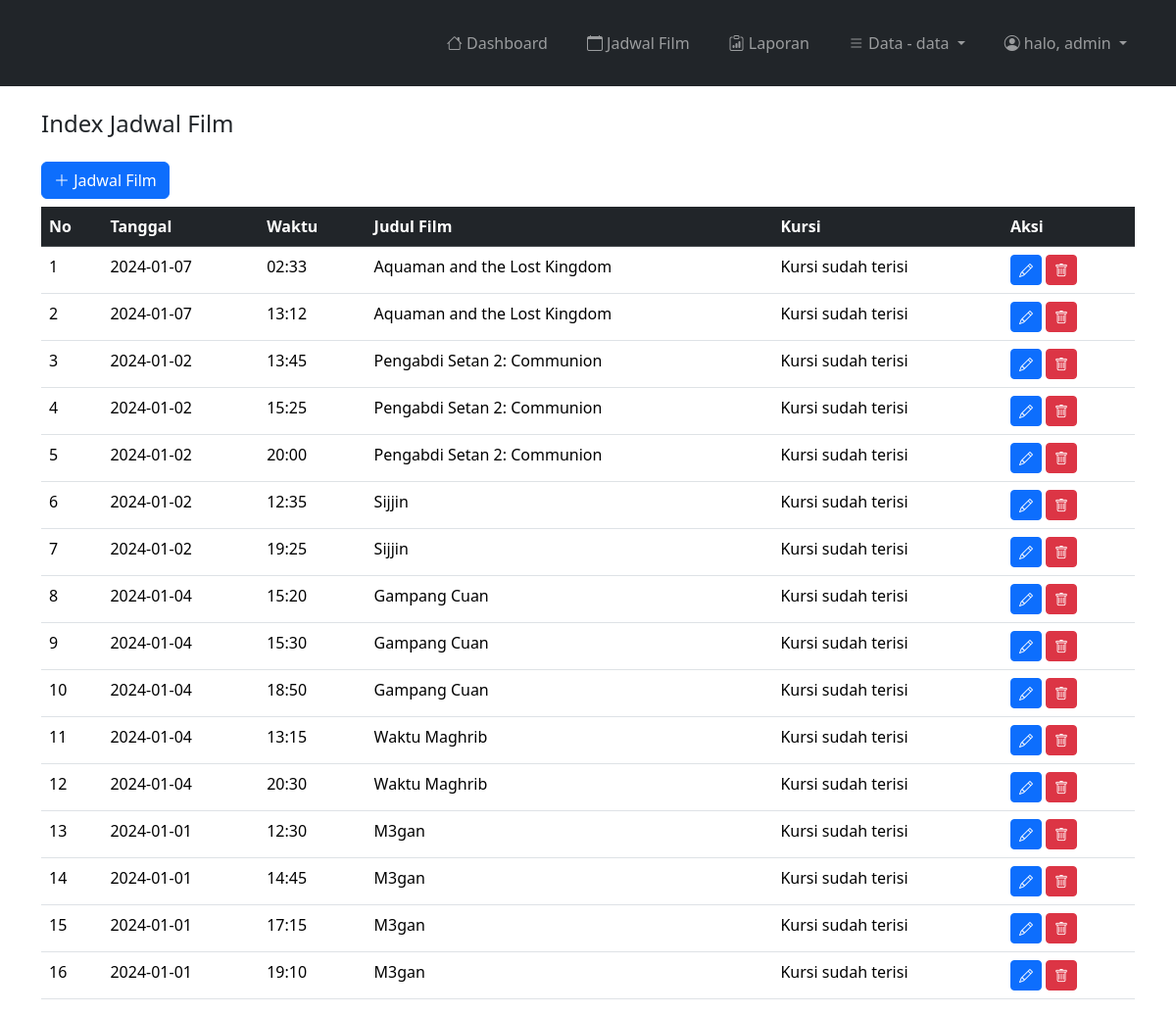
Screenshot of /admin/jadwal_index.php (signed in) with the database file from the repository.
### tables this page shows
CREATE TABLE `jadwal` (
  `id_jadwal` int(11) NOT NULL,
  `id_film` int(11) NOT NULL,
  `jamTayang` datetime NOT NULL
);

CREATE TABLE `film` (
  `id_film` int(11) NOT NULL,
  `judulFilm` varchar(100) NOT NULL,
  `deskripsi` text NOT NULL,
  `durasi` int(11) NOT NULL,
  `tahun` int(11) NOT NULL,
  `producer` varchar(50) NOT NULL,
  `genre` varchar(50) NOT NULL,
  `batasUmur` varchar(10) NOT NULL,
  `poster` varchar(255) NOT NULL,
  `trailerFilm` varchar(255) NOT NULL,
  `statusFilm` varchar(20) NOT NULL
);

### admin/jadwal_index.php (the view)
<?php include "navbar.php"; ?>
<div class="container mt-4">
    <h4>Index Jadwal Film</h4>
    <div class="table-responsive mt-4">
        <a href="jadwal_tambah.php" class="btn btn-primary"><i class="bi bi-plus-lg"></i> Jadwal Film</a>
        <table class="table table-stripped table-hover mt-2">
            <thead class="table-dark">
                <tr>
                    <th scope="col">No</th>
                    <th scope="col">Tanggal</th>
                    <th scope="col">Waktu</th>
                    <th scope="col">Judul Film</th>
                    <th scope="col">Kursi</th>
                    <th>Aksi</th>
                </tr>
            </thead>
            <?php
            include "../koneksi.php";
            $no = 1;
            $jadwal = "SELECT id_jadwal, judulFilm, jamTayang FROM jadwal INNER JOIN film ON jadwal.id_film=film.id_film";
            $query = mysqli_query($koneksi, $jadwal);
            while ($j = mysqli_fetch_array($query)) {
                ?>
                <tbody>
                    <tr>
                        <td>
                            <?= $no++; ?>
                        </td>
                        <td>
                            <?= substr($j['jamTayang'], 0, -8) ?>
                        </td>
                        <td>
                            <?= substr($j['jamTayang'], 10, 6) ?>
                        </td>
                        <td>
                            <?= $j['judulFilm']; ?>
                        </td>
                        <td>
                            <?php
                            $cek = mysqli_query($koneksi, "SELECT COUNT(*) as namaKursi FROM kursi WHERE id_jadwal = '" . $j['id_jadwal'] . "' ");
                            $dataKursi = mysqli_fetch_assoc($cek);
                            if ($dataKursi['namaKursi'] > 0) {
                                echo "Kursi sudah terisi";
                            } else {
                                ?>
                                <a href="kursi_tambah.php?id_jadwal=<?= $j['id_jadwal']; ?>" class="btn btn-primary btn-sm"><i
                                        class="bi bi-plus-lg"></i> </a>
                            <?php } ?>
                        </td>
                        <td colspan="2">
                            <a href="jadwal_edit.php?id_jadwal=<?= $j['id_jadwal']; ?>" class="btn btn-primary btn-sm"><i
                                    class="bi bi-pencil"></i> </a>
                            <a href="jadwal_delete.php?id_jadwal=<?= $j['id_jadwal']; ?>"
                                class="btn btn-danger btn-sm hapus"><i class="bi bi-trash"></i></a>
                        </td>
                    </tr>
                </tbody>
            <?php } ?>
        </table>
    </div>
</div>
<?php include "footer.php"; ?>

### admin/header.php (shortened to what this page needs)
<!doctype html>
<html lang="en">
<head>
    <link rel="stylesheet" href="../assets/css/bootstrap.css">
    <link rel="stylesheet" href="../assets/css/bootstrap.css">
    <link href="https://cdn.jsdelivr.net/npm/bootstrap-icons/font/bootstrap-icons.css" rel="stylesheet">
</head>
<body>

### admin/navbar.php (shortened to what this page needs)
<?php include "header.php"; ?>
<nav class="navbar navbar-expand-lg navbar-dark bg-dark sticky-top py-4">
    <div class="container">
        <div class="collapse navbar-collapse" id="navbarTogglerDemo03">
            <div class="ms-auto">
                <ul class="navbar-nav me-auto mb-2 mb-lg-0">
                    <li class="nav-item me-4">
                        <a class="nav-link" aria-current="page" href="index.php">
                            <i class="bi-house"></i> Dashboard
                        </a>
                    </li>
                    <li class="nav-item me-4">
                        <a class="nav-link" aria-current="page" href="jadwal_index.php">
                            <i class="bi bi-calendar"></i> Jadwal Film
                        </a>
                    </li>
                    <li class="nav-item me-4">
                        <a class="nav-link" aria-current="page" href="laporan_index.php">
                            <i class="bi bi-clipboard-data"></i> Laporan
                        </a>
                    </li>
                    <li class="nav-item me-4">
                        <div class="dropdown">
                            <a class="nav-link dropdown-toggle" href="#" role="button" id="dropdownMenuLink"
                                data-bs-toggle="dropdown" aria-expanded="false">
                                <i class="bi bi-list"></i>
                                Data - data
                            </a>
                        </div>
                    </li>
                    <li class="nav-item ml-7">
                        <div class="dropdown">
                            <a class="nav-link dropdown-toggle" href="#" role="button" id="dropdownMenuLink"
                                data-bs-toggle="dropdown" aria-expanded="false">
                                <i class="bi bi-person-circle"></i>
                                halo,
                                <?= $_SESSION['username']; ?>
                            </a>
                        </div>
                    </li>
                </ul>
            </div>
        </div>
    </div>
</nav>

### admin/footer.php (shortened to what this page needs)
</body>
</html>

### rows the page displays
jadwal: jamTayang "2024-01-07", jamTayang "02:33", id_film.judulFilm "Aquaman and the Lost Kingdom"
jadwal: jamTayang "2024-01-07", jamTayang "13:12", id_film.judulFilm "Aquaman and the Lost Kingdom"
jadwal: jamTayang "2024-01-02", jamTayang "13:45", id_film.judulFilm "Pengabdi Setan 2: Communion"
jadwal: jamTayang "2024-01-02", jamTayang "15:25", id_film.judulFilm "Pengabdi Setan 2: Communion"
jadwal: jamTayang "2024-01-02", jamTayang "20:00", id_film.judulFilm "Pengabdi Setan 2: Communion"
jadwal: jamTayang "2024-01-02", jamTayang "12:35", id_film.judulFilm "Sijjin"
jadwal: jamTayang "2024-01-02", jamTayang "19:25", id_film.judulFilm "Sijjin"
jadwal: jamTayang "2024-01-04", jamTayang "15:20", id_film.judulFilm "Gampang Cuan"
jadwal: jamTayang "2024-01-04", jamTayang "15:30", id_film.judulFilm "Gampang Cuan"
jadwal: jamTayang "2024-01-04", jamTayang "18:50", id_film.judulFilm "Gampang Cuan"
jadwal: jamTayang "2024-01-04", jamTayang "13:15", id_film.judulFilm "Waktu Maghrib"
jadwal: jamTayang "2024-01-04", jamTayang "20:30", id_film.judulFilm "Waktu Maghrib"
jadwal: jamTayang "2024-01-01", jamTayang "12:30", id_film.judulFilm "M3gan"
jadwal: jamTayang "2024-01-01", jamTayang "14:45", id_film.judulFilm "M3gan"
jadwal: jamTayang "2024-01-01", jamTayang "17:15", id_film.judulFilm "M3gan"
jadwal: jamTayang "2024-01-01", jamTayang "19:10", id_film.judulFilm "M3gan"

### other values shown
$_SESSION['username'] "admin"
